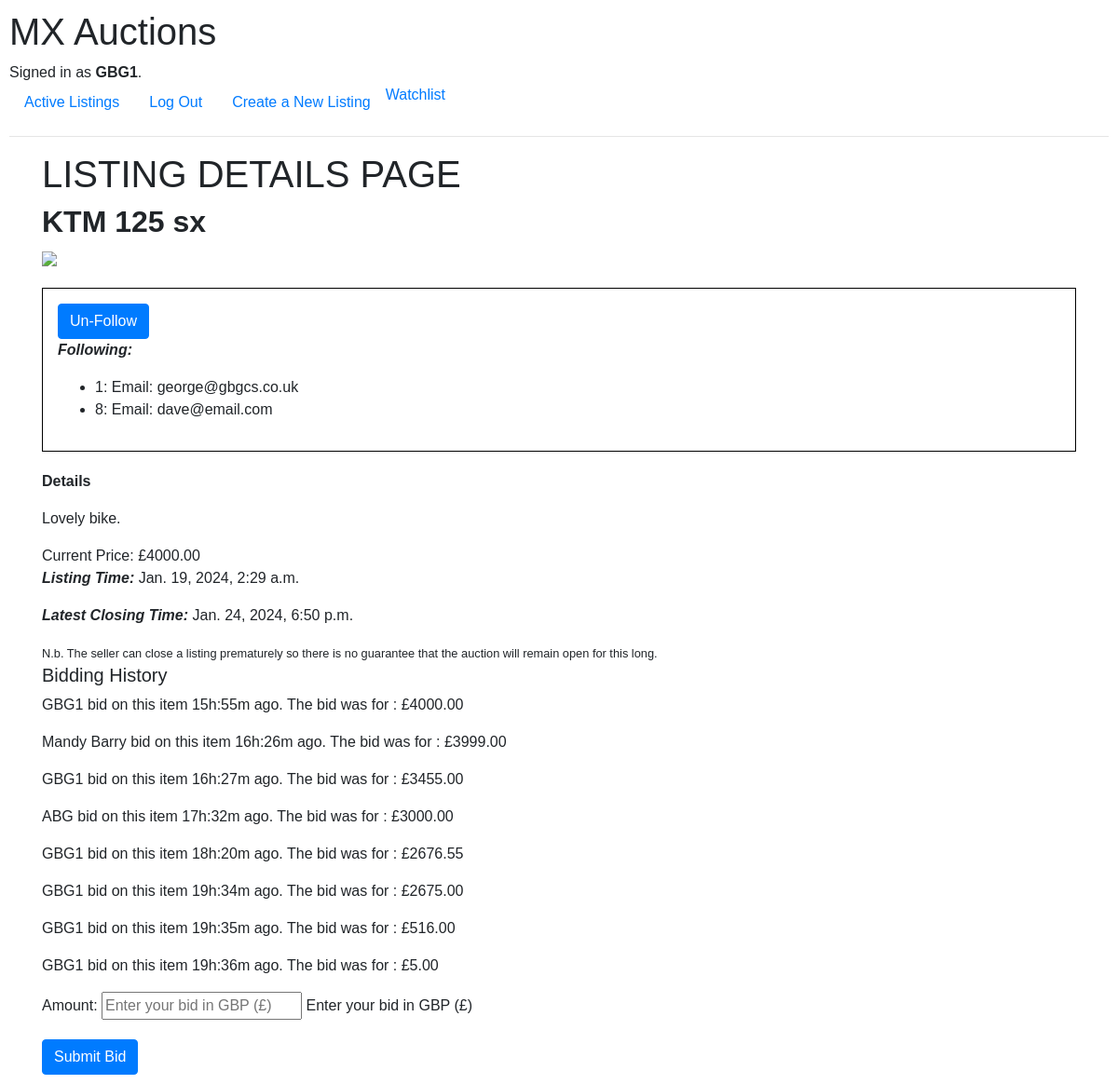
Page /listing/1/ (signed in) on the committed database.
### auctions/models.py (models this page shows, shortened)
class User(AbstractUser):
    def __str__(self):
        return f"{self.id}: Email: {self.email}"

class Listing(models.Model):
    category = models.ForeignKey(Category, on_delete=models.SET_NULL, null = True, blank=True, related_name="listings")
    listing_title = models.CharField(max_length=256, verbose_name="Title")
    listing_details = models.TextField(verbose_name="Please enter full detailss of your Listing")
    listing_date_time = models.DateTimeField(default = now, verbose_name="Listing time")
    starting_price = models.DecimalField(max_digits=10, decimal_places=2, blank = False, default = 1, verbose_name="Starting Price")
    current_bid = models.DecimalField(max_digits=10, decimal_places=2, null = True, blank = True, verbose_name="Current Bid")
    sold_price = models.DecimalField(max_digits=10, decimal_places=2, null = True, blank = True, verbose_name="Sold Price")
    reserve = models.DecimalField(max_digits=10, decimal_places=2, verbose_name="Reserve")
    closing_time = models.DateTimeField(default = thirtysixhours, verbose_name="closingtime")
    auction_open = models.BooleanField(default = True, verbose_name="Auction Open")
    listing_image_url = models.URLField(verbose_name="URL for images for Listing Item")
    user = models.ForeignKey(User, on_delete=models.CASCADE, related_name="listings", verbose_name="Listed by")
    following = models.ManyToManyField(settings.AUTH_USER_MODEL, blank=True, related_name="followers", verbose_name="following")
    def bid_history(self):
        return self.bids.order_by('-amount')

class Bid(models.Model):
    user = models.ForeignKey(settings.AUTH_USER_MODEL, on_delete=models.CASCADE, related_name='bids', verbose_name="Bidder")
    listing = models.ForeignKey(Listing, on_delete=models.CASCADE, related_name='bids', verbose_name="Listing")
    amount = models.DecimalField(max_digits=10, decimal_places=2, verbose_name="Bid Amount")
    time = models.DateTimeField(default=now, verbose_name="Bid Time")
    class Meta:
        ordering = ['-time']
    def time_since_bid(self):
        time_difference = now() - self.time
        hours = time_difference.seconds // 3600
        minutes = (time_difference.seconds // 60) % 60
        hours_mins = f"{hours}h:{minutes}m"
        return hours_mins
    def __str__(self):
        hours_mins_since_bid = self.time_since_bid()
        return f"{self.user.username} bid on this item {hours_mins_since_bid} ago. \n The bid was for : £{self.amount}\n\n"

### auctions/views.py (the view)
# urls.py: path('listing/<int:listing_id>/', views.listing_details, name='listing_details'),
def listing_details(request, listing_id):
    listing = get_object_or_404(Listing, pk=listing_id)
    bid_history = listing.bid_history()
    form = BidForm()
    following = request.user in listing.following.all()
    return render(request, 'auctions/listing_details.html', {
                  'listing': listing,
                  'form' : form,
                  'listing_num' : listing_id,
                  'bid_history' : bid_history,
                  'following' : following,
     })

### auctions/forms.py
class BidForm(ModelForm):
    amount = forms.DecimalField(
        max_digits=10,
        decimal_places=2,
        help_text='Enter your bid in GBP (£)',
        widget=forms.NumberInput(attrs={'placeholder': 'Enter your bid in GBP (£)'})
    )
    class Meta:
        model = Bid
        fields = ['amount']

### auctions/templates/auctions/listing_details.html (shortened to what this page needs)
{% extends "auctions/layout.html" %}
{% block body %}
<main>
    <div class = "container">
        <h1>LISTING DETAILS PAGE</h1>
        <h2><strong>{{ listing.listing_title }}</strong></h2>
        <div><img src="{{ listing.listing_image_url }}" class="listing-image"></div>
        <div class="following-section">
            <div class = "follow-unfollow-button">
                {% if following %}
                <a href="{% url 'follow_tog' listing_id=listing_num %}" class="btn btn-primary">Un-Follow</a>
                {% else %}
                <a href="{% url 'follow_tog' listing_id=listing_num %}" class="btn btn-primary">Follow</a>
                {% endif %}
            </div>
            <div>
                <p class="Following"><i><strong>Following:</strong></i></p>
                {% if listing.following.all %}
                <ul>
                    {% for follower in listing.following.all %}
                    <li>{{ follower }}</li>
                    {% endfor %}
                </ul>
                {% else %}
                None.
                {% endif %}
            </div>
        </div>
        <div>
            <p><strong class = "details-title">Details</strong></p>
        </div>
        <div>
            <p> {{ listing.listing_details }} </p>
        </div>
        <div>
            Current Price: £{{ listing.current_bid }}
        </div>
        <div>
            <p class="listing_time"><i><strong>Listing Time:</i></strong> {{ listing.listing_date_time }}</p>
            <p class="closing_time"><i><strong>Latest Closing Time:</i></strong> {{ listing.closing_time }}</p>
            <small>N.b. The seller can close a listing prematurely so there is no guarantee that the auction will remain
                open for this long.</small>
        </div>
        <div class ="bid_history">
            <h5>Bidding History</h5>
            {%  for bid in bid_history %}
            <p>{{ bid}}</p>
            {% endfor %}
        </div>
        <div>
        <form method="POST" action="{% url 'newbid' listing_id=listing_num %}">
            {{ form.as_p }}
            <input type="submit" value="Submit Bid" class="btn btn-primary">
        </form>
        </div>
    </div>
</main>
{% endblock %}

### auctions/templates/auctions/layout.html (shortened to what this page needs)
{% load static %}
<!DOCTYPE html>
<html lang="en">
    <head>
        <link rel="stylesheet" href="https://stackpath.bootstrapcdn.com/bootstrap/4.4.1/css/bootstrap.min.css">
        <link href="{% static 'auctions/styles.css' %}" rel="stylesheet">
    </head>
    <body>
        <h1>MX Auctions</h1>
        <div>
            {% if user.is_authenticated %}
                Signed in as <strong>{{ user.username }}</strong>.
            {% else %}
                Not signed in.
            {% endif %}
        </div>
        <ul class="nav">
            <li class="nav-item">
                <a class="nav-link" href="{% url 'index' %}">Active Listings</a>
            </li>
            {% if user.is_authenticated %}
                <li class="nav-item">
                    <a class="nav-link" href="{% url 'logout' %}">Log Out</a>
                </li>
                <li class="nav-item">
                    <a class="nav-link" href="{% url 'new_listing' %}">Create a New Listing</a>
                </li>
                <li class = "watchlist">
                    <a class="watchlist=link" href="{% url 'watchlist' %}">Watchlist</a>
                </li>
            {% endif %}
        </ul>
        <hr>
        {% block body %}
        {% endblock %}
    </body>
</html>

### auctions/static/auctions/styles.css (style rules this page uses)
body { padding: 10px; font-family: sans-serif; background-color: white; }
.listing-image { min-width: 30%; min-height: 20%; width: 100%; height: auto; object-fit: cover; }
.details-title { text-align: left; }
.following-section { border: 1px solid black; margin-top: 20px; margin-bottom: 20px; padding: 1rem; }

### rows in the picture
User: username "GBG1", id+email "1: Email: george@gbgcs.co.uk"
Listing: listing_title "KTM 125 sx", listing_details "Lovely bike.", current_bid "4000.00", listing_date_time "Jan. 19, 2024, 2:29 a.m.", closing_time "Jan. 24, 2024, 6:50 p.m."
User: id+email "8: Email: dave@email.com"
Bid: time+user+amount "GBG1 bid on this item 15h:55m ago. The bid was for : £4000.00"
Bid: time+user+amount "Mandy Barry bid on this item 16h:26m ago. The bid was for : £3999.00"
Bid: time+user+amount "GBG1 bid on this item 16h:27m ago. The bid was for : £3455.00"
Bid: time+user+amount "ABG bid on this item 17h:32m ago. The bid was for : £3000.00"
Bid: time+user+amount "GBG1 bid on this item 18h:20m ago. The bid was for : £2676.55"
Bid: time+user+amount "GBG1 bid on this item 19h:34m ago. The bid was for : £2675.00"
Bid: time+user+amount "GBG1 bid on this item 19h:35m ago. The bid was for : £516.00"
Bid: time+user+amount "GBG1 bid on this item 19h:36m ago. The bid was for : £5.00"
